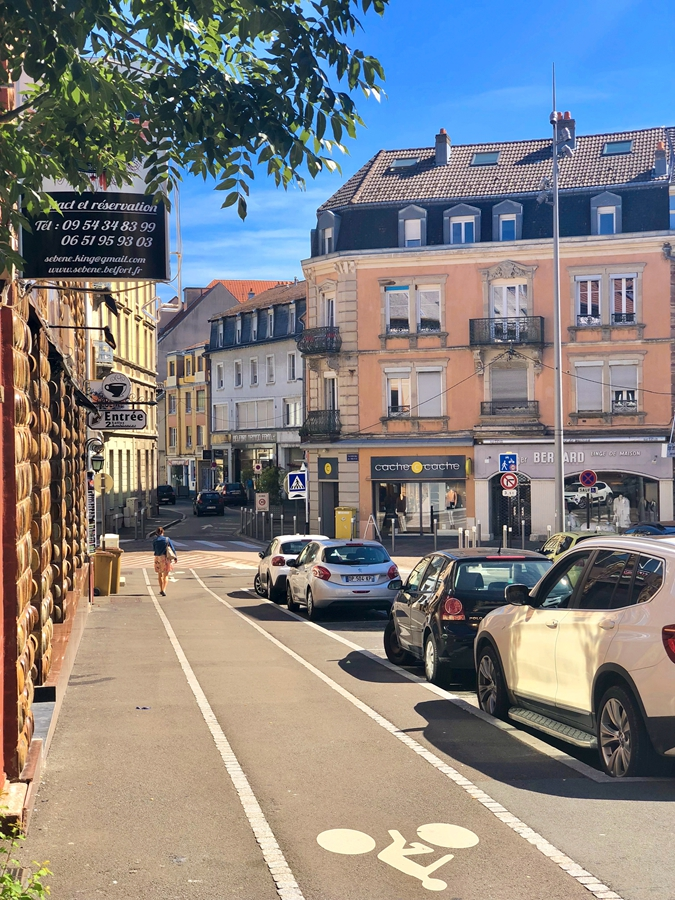
#> input picture 1.jpg, 675 x 900 px
$ jupyter execute '17 opencv 图片移位.ipynb'
#> lines starting #> are read from the running program, lines starting #| are printed output that depends on the picture
[cell 1]
import cv2
import numpy as np
img = cv2.imread('1.jpg',1)
#> img is the input picture: shape (900, 675, 3); mean B, G, R 130, 129.9, 131.7
cv2.imshow('src',img)
imgInfo = img.shape
#> imgInfo = (900, 675, 3)
height = imgInfo[0]
#> height = 900
width = imgInfo[1]
#> width = 675
#设置平移矩阵
matShift = np.float32([[-1,0,width],[0,1,0]])#2*3
#> matShift = [[-1, 0, 675], [0, 1, 0]]
dst = cv2.warpAffine(img,matShift,(height,width))#1：原始图片信息 2：平移矩阵 3:图片信息
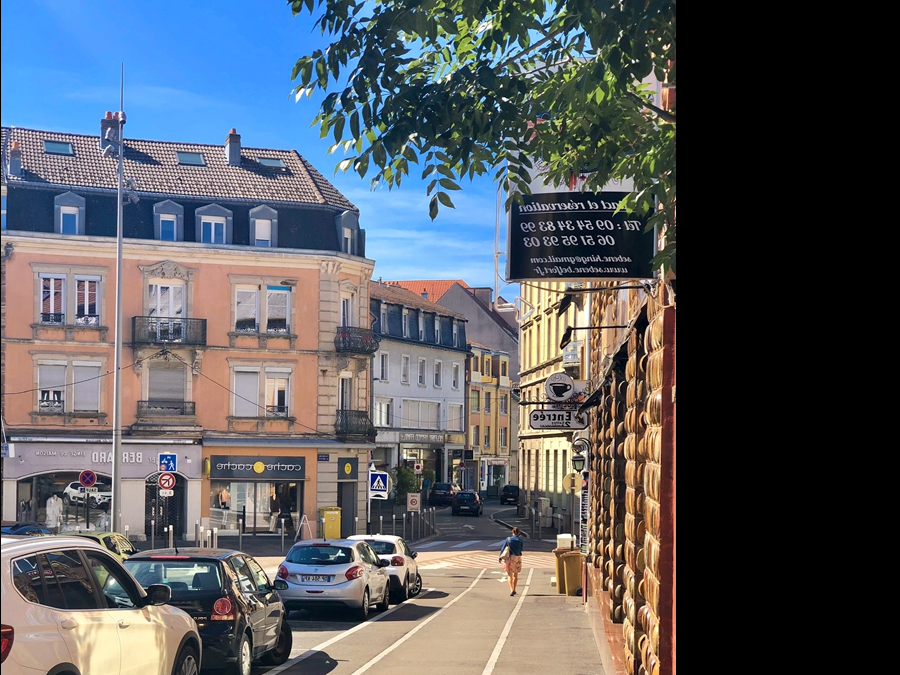
#> dst: shape (675, 900, 3); mean B, G, R 96.9, 91.2, 88.2
cv2.imshow('dst',dst)
cv2.waitKey(0)

[cell 2]
import cv2
import numpy as np
img = cv2.imread('1.jpg',1)
cv2.imshow('src',img)
imgInfo = img.shape
height = imgInfo[0]
width = imgInfo[1]
dstImage = np.zeros(img.shape,np.uint8)
for i in range(0,height):
    for j in range(0,width-100):
        dstImage[i,j+100]=img[i,j]
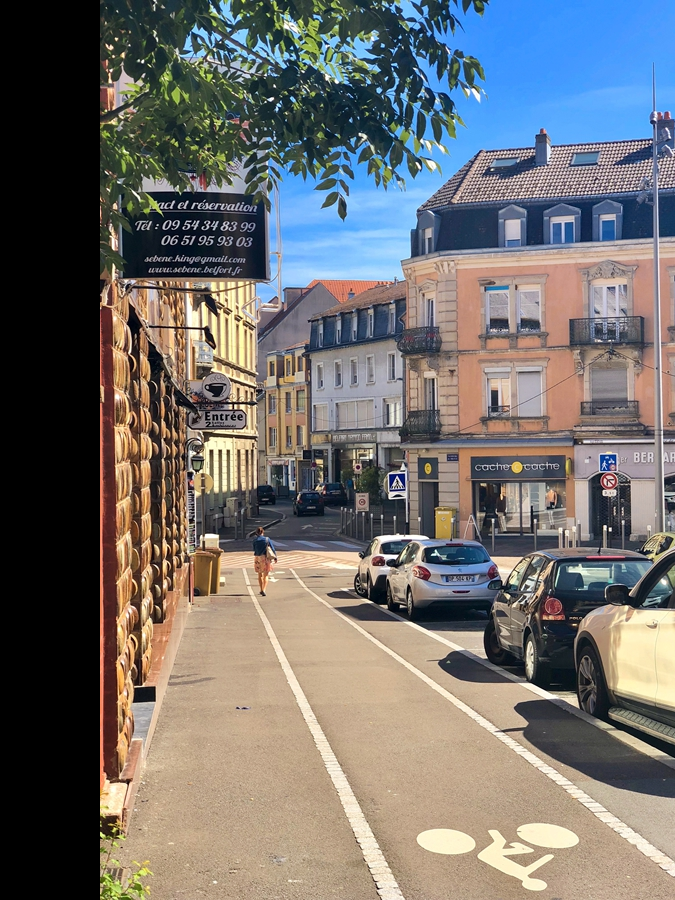
#> dstImage: shape (900, 675, 3); mean B, G, R 108.7, 110.6, 112.9
cv2.imshow('dst',dstImage)
cv2.waitKey(0)
